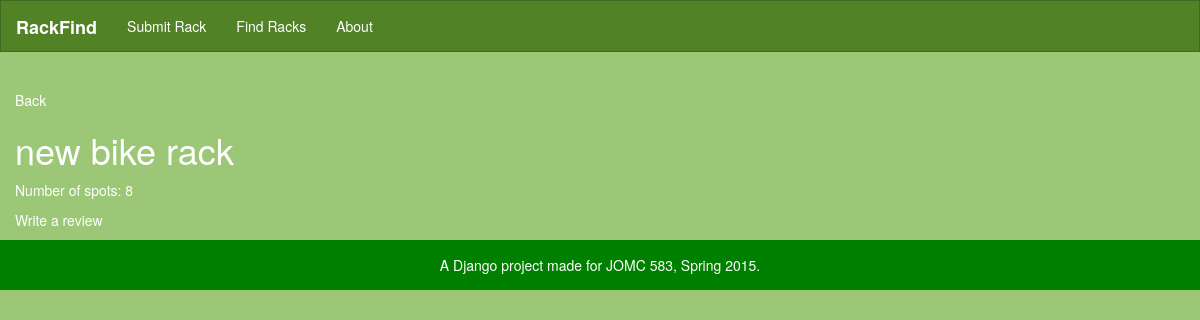
Before: /detail/2 with the older database file.
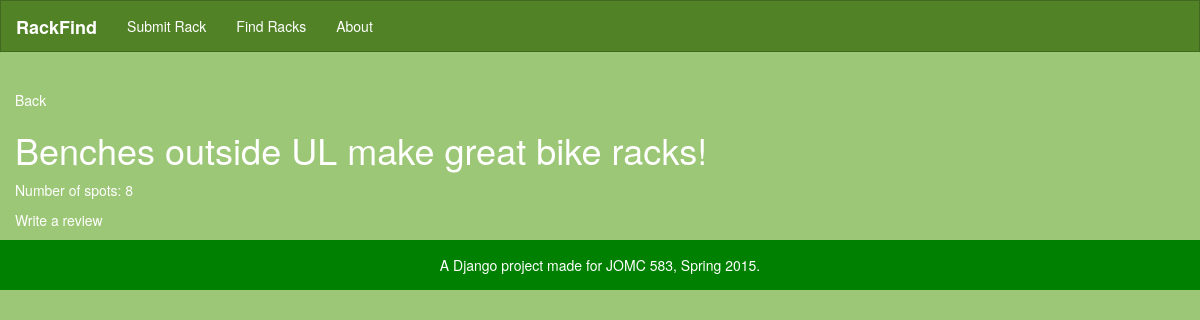
After: the same page with the newer database file.
### parking/models.py (models this page shows, shortened)
class Rack(models.Model):
    lat = models.CharField(unique=False, max_length=50)
    lng = models.CharField(unique=False, max_length=50)
    description = models.CharField(unique=False, max_length=1000)
    capacity = models.IntegerField (max_length=3, null='True')
    covered = models.BooleanField (default=False)
    intended = models.BooleanField (default=True)
    class Meta(object):
        verbose_name_plural = "racks"
        ordering = ('lat', 'lng', 'description', 'capacity', 'covered', 'intended')

### parking/views.py (the view)
# urls.py: url(r'^detail/(?P<pk>\d+)$', 'parking.views.detail', name='detail'),
def detail (request, pk):
    rack = get_object_or_404(Rack, id=pk)
    reviews = rack.review_set.all()
    return render(request, "parking/rack.html", {
        'rack': rack,
        'reviews': reviews
    })

### parking/templates/parking/rack.html (shortened to what this page needs)
{% extends 'base.html' %}
{% load static from staticfiles %}
{% block content %}
<a href="{%url 'find' %}">Back</a>
<h1>{{ rack.description }}</h1>
<p>Number of spots: {{ rack.capacity }}</p>
<p><a href="{% url 'review' rack.id %}">Write a review</a></p>
{% for review in reviews %}
{% load tz %}
{% endfor %}
{% endblock %}

Changed rows visible on the page:
changed Rack: description "new bike rack" → "Benches outside UL make great bike racks!"
